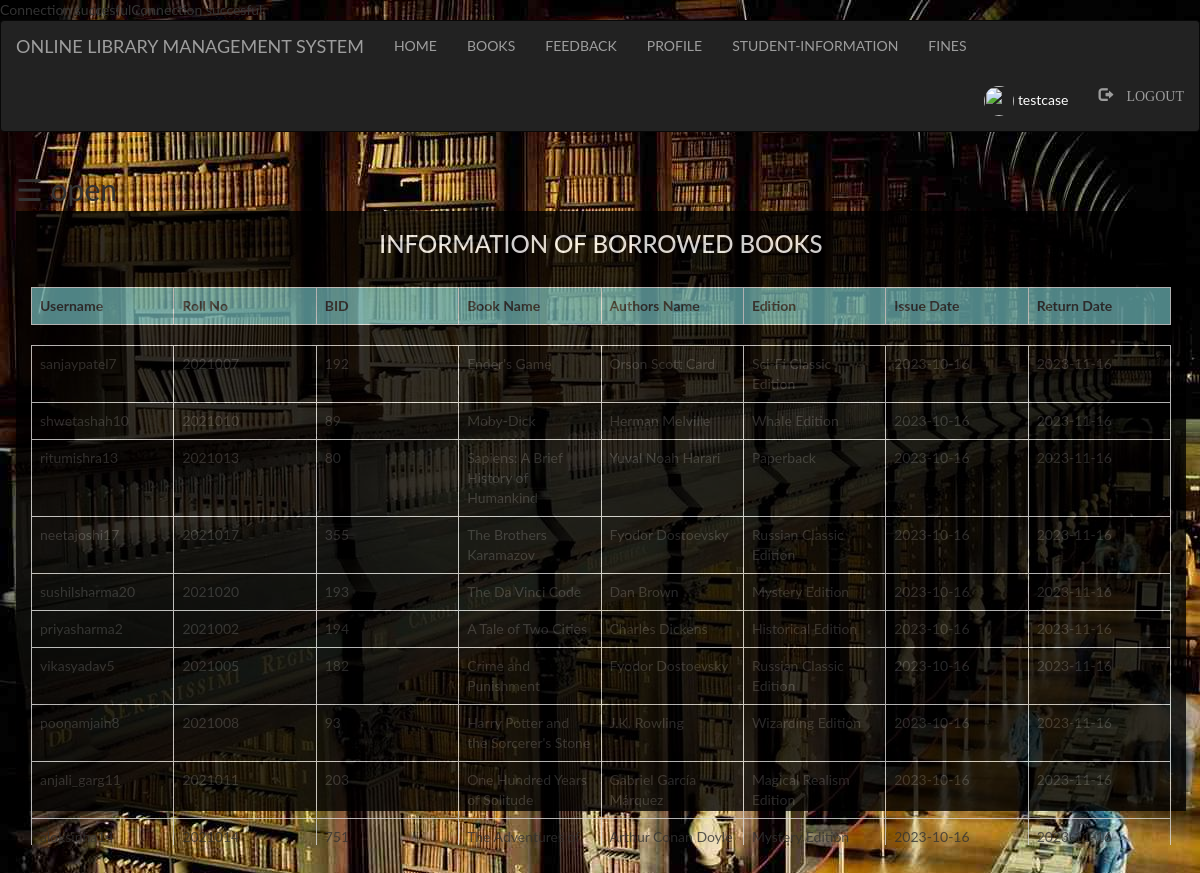
/admin/issue_info.php (signed in), run on the app's committed database.
### tables this page shows
CREATE TABLE `student` (
  `id` int(100) NOT NULL,
  `first` varchar(100) NOT NULL,
  `last` varchar(100) NOT NULL,
  `username` varchar(100) NOT NULL,
  `password` varchar(100) NOT NULL,
  `rollno` int(100) NOT NULL,
  `email` varchar(100) NOT NULL,
  `phoneno` int(250) NOT NULL,
  `semester` int(100) NOT NULL,
  `pic` int(250) NOT NULL
);

CREATE TABLE `books` (
  `bid` int(100) NOT NULL,
  `name` varchar(100) NOT NULL,
  `authors` varchar(100) NOT NULL,
  `edition` varchar(100) NOT NULL,
  `status` varchar(100) NOT NULL,
  `quantity` int(100) NOT NULL,
  `department` varchar(100) NOT NULL
);

CREATE TABLE `issue_info` (
  `bid` int(100) NOT NULL,
  `username` varchar(100) NOT NULL,
  `approve` varchar(100) NOT NULL,
  `issue` date NOT NULL,
  `return` date NOT NULL
);

### admin/issue_info.php (the view, shortened to what this page needs)
<?php
  include "connection.php";
  include "navbar.php";
?>
<!DOCTYPE html>
<html>
<head>
</head>
<body>
<div id="main">
  <span style="font-size:30px;cursor:pointer" onclick="openNav()">&#9776; open</span>
  <div class="container">
    <h3 style="text-align: center;">INFORMATION OF BORROWED BOOKS</h3><br>
    <?php
      if(isset($_SESSION['login_user']))
      {
        $sql="SELECT student.username,rollno,books.bid,name,authors,edition,issue,issue_info.return FROM student inner join issue_info ON student.username=issue_info.username inner join books ON issue_info.bid=books.bid WHERE issue_info.approve ='Yes' ORDER BY `issue_info`.`return` ASC";
        $res=mysqli_query($db,$sql);
        echo "<table class='table table-bordered' style='width:100%;' >";
        echo "<tr style='background-color: #6db6b9e6;'>";
        echo "<th>"; echo "Username";  echo "</th>";
        echo "<th>"; echo "Roll No";  echo "</th>";
        echo "<th>"; echo "BID";  echo "</th>";
        echo "<th>"; echo "Book Name";  echo "</th>";
        echo "<th>"; echo "Authors Name";  echo "</th>";
        echo "<th>"; echo "Edition";  echo "</th>";
        echo "<th>"; echo "Issue Date";  echo "</th>";
        echo "<th>"; echo "Return Date";  echo "</th>";
      echo "</tr>";
      echo "</table>";
       echo "<div class='scroll'>";
        echo "<table class='table table-bordered' >";
      while($row=mysqli_fetch_assoc($res))
      {
        echo "<tr>";
          echo "<td>"; echo $row['username']; echo "</td>";
          echo "<td>"; echo $row['rollno']; echo "</td>";
          echo "<td>"; echo $row['bid']; echo "</td>";
          echo "<td>"; echo $row['name']; echo "</td>";
          echo "<td>"; echo $row['authors']; echo "</td>";
          echo "<td>"; echo $row['edition']; echo "</td>";
          echo "<td>"; echo $row['issue']; echo "</td>";
          echo "<td>"; echo $row['return']; echo "</td>";
        echo "</tr>";
      }
    echo "</table>";
        echo "</div>";
      }
      else
      {
        ?>
          <h3 style="text-align: center;">Login to see information of Borrowed Books</h3>
        <?php
      }
    ?>
  </div>
</div>
</body>
</html>

### admin/style.css (style rules this page uses)
html, body, div, span, object, iframe, h1, h2, h3, h4, h5, h6, p, blockquote, pre, abbr, address, cite, code, del, dfn, em, img, ins, kbd, q, samp, small, strong, sub, sup, var, b, i, dl, dt, dd, ol, ul, li, fieldset, form, label, legend, table, caption, tbody, tfoot, thead, tr, th, td, article, aside, canvas, details, figcaption, figure, footer, header, hgroup, menu, nav, section, summary, time, mark, audio, video { margin:0; padding:0; border:0; outline:0; font-size:100%; vertical-align:baseline; background:transparent; }
body { line-height:1; }
table { border-collapse:collapse; border-spacing:0; }

### admin/issue_info.php (style rules this page uses)
body { background-image: url("images/aa.jpg"); background-repeat: no-repeat; font-family: "Lato", sans-serif; transition: background-color .5s; }
#main { transition: margin-left .5s; padding: 16px; }
.container { height: 600px; background-color: black; opacity: .8; color: white; }
.scroll { width: 100%; height: 500px; overflow: auto; }
th,td { width: 10%; }

### data on the page
student: username "sanjaypatel7", rollno "2021007", books.bid "192", books.name "Ender's Game", books.authors "Orson Scott Card", books.edition "Sci-Fi Classic Edition", issue_info.issue "2023-10-16", issue_info.return "2023-11-16"
student: username "shwetashah10", rollno "2021010", books.bid "89", books.name "Moby-Dick", books.authors "Herman Melville", books.edition "Whale Edition", issue_info.issue "2023-10-16", issue_info.return "2023-11-16"
student: username "ritumishra13", rollno "2021013", books.bid "80", books.name "Sapiens: A Brief History of Humankind", books.authors "Yuval Noah Harari", books.edition "Paperback", issue_info.issue "2023-10-16", issue_info.return "2023-11-16"
student: username "neetajoshi17", rollno "2021017", books.bid "355", books.name "The Brothers Karamazov", books.authors "Fyodor Dostoevsky", books.edition "Russian Classic Edition", issue_info.issue "2023-10-16", issue_info.return "2023-11-16"
student: username "sushilsharma20", rollno "2021020", books.bid "193", books.name "The Da Vinci Code", books.authors "Dan Brown", books.edition "Mystery Edition", issue_info.issue "2023-10-16", issue_info.return "2023-11-16"
student: username "priyasharma2", rollno "2021002", books.bid "194", books.name "A Tale of Two Cities", books.authors "Charles Dickens", books.edition "Historical Edition", issue_info.issue "2023-10-16", issue_info.return "2023-11-16"
student: username "vikasyadav5", rollno "2021005", books.bid "182", books.name "Crime and Punishment", books.authors "Fyodor Dostoevsky", books.edition "Russian Classic Edition", issue_info.issue "2023-10-16", issue_info.return "2023-11-16"
student: username "poonamjain8", rollno "2021008", books.bid "93", books.name "Harry Potter and the Sorcerer's Stone", books.authors "J.K. Rowling", books.edition "Wizarding Edition", issue_info.issue "2023-10-16", issue_info.return "2023-11-16"
student: username "anjali_garg11", rollno "2021011", books.bid "203", books.name "One Hundred Years of Solitude", books.authors "Gabriel García Márquez", books.edition "Magical Realism Edition", issue_info.issue "2023-10-16", issue_info.return "2023-11-16"
student: username "aloksinha14", rollno "2021014", books.bid "751", books.name "The Adventures of…", books.authors "Arthur Conan Doyle", books.edition "Mystery Edition", issue_info.issue "2023-10-16", issue_info.return "2023-11-16"

### other printed values
$_SESSION['login_user'] "testcase"
